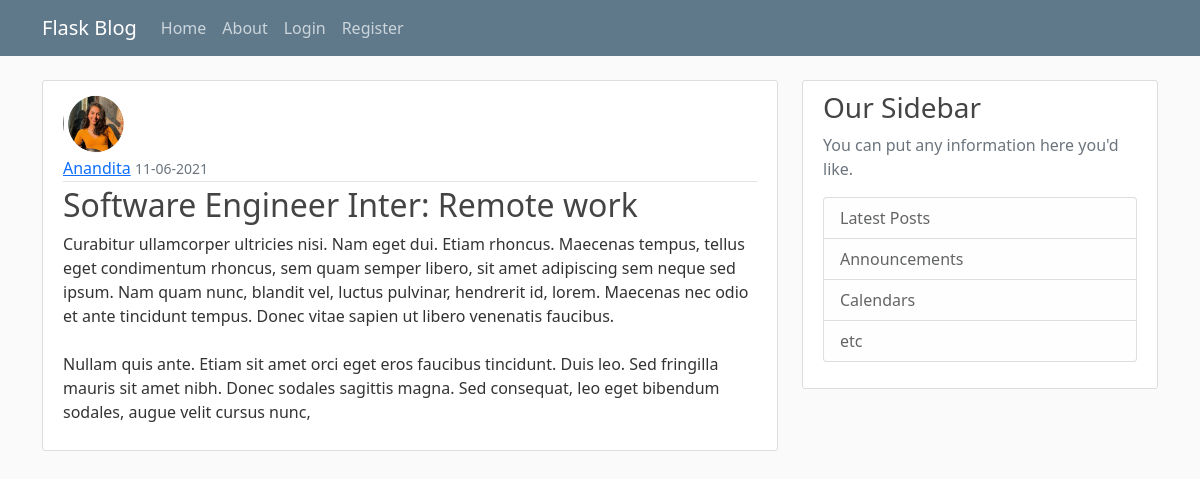
Screenshot of /post/3 with the database file from the repository.
### flaskblog/models.py (models this page shows, shortened)
class User(db.Model, UserMixin):
    id = db.Column(db.Integer, primary_key=True)
    username = db.Column(db.String(20), unique=True, nullable=False)
    email = db.Column(db.String(120), unique=True, nullable=False)
    image_file = db.Column(db.String(20), nullable=False,
                           default='default.jpg')
    password = db.Column(db.String(60), nullable=False)
    posts = db.relationship('Post', backref='author', lazy=True)

class Post(db.Model):
    id = db.Column(db.Integer, primary_key=True)
    title = db.Column(db.String(100), nullable=False)
    date_posted = db.Column(db.DateTime, nullable=False,
                            default=datetime.utcnow)
    content = db.Column(db.Text, nullable=False)
    user_id = db.Column(db.Integer, db.ForeignKey('user.id'), nullable=False)

### flaskblog/routes.py (the view)
@app.route("/post/<int:post_id>")
def post(post_id):
    post = Post.query.get_or_404(post_id)
    return render_template('post.html', title=post.title, post=post)

### flaskblog/templates/post.html (shortened to what this page needs)
{% extends "layout.html" %}
{% block content %}
    <article class="media content-section">
        <img class="rounded-circle article-img" src="{{ url_for('static', filename='profile_pics/' + post.author.image_file) }}" alt="">
        <div class="media-body">
            <div class="article-metadata">
            <a class="mr-2" href="#">{{ post.author.username }}</a>
            <small class="text-muted">{{ post.date_posted.strftime('%d-%m-%Y') }}</small>
            </div>
            <h2 class="article-title">{{ post.title }}</h2>
            <p class="article-content">{{ post.content }}</p>
        </div>
    </article>
{% endblock content %}

### flaskblog/static/main.css (style rules this page uses)
body { background: #fafafa; color: #333333; margin-top: 5rem; }
h1, h2, h3, h4, h5, h6 { color: #444444; }
.content-section { background: #ffffff; padding: 10px 20px; border: 1px solid #dddddd; border-radius: 3px; margin-bottom: 20px; }
.article-title { color: #444444; }
.article-content { white-space: pre-line; }
.article-img { height: 65px; width: 65px; margin-right: 16px; }
.article-metadata { padding-bottom: 1px; margin-bottom: 4px; border-bottom: 1px solid #e3e3e3; }

### rows the page displays
User: image_file (picture), author.username "Anandita"
Post: date_posted "11-06-2021", title "Software Engineer Inter: Remote work", content "Curabitur ullamcorper ultricies nisi. Nam eget dui. Etiam rhoncus. Maecenas tempus, tellus eget condimentum rhoncus, sem quam semper libero, sit amet adipiscing sem neque sed ipsum. Nam quam nunc, blandit vel, luctus pulvinar, hendrerit id, lorem. Maecenas nec odio et ante tincidunt tempus. Donec vitae sapien ut libero venenatis faucibus. Nullam quis ante. Etiam sit amet orci eget eros faucibus tincidunt. Duis leo. Sed fringilla mauris sit amet nibh. Donec sodales sagittis magna. Sed consequat, leo eget bibendum sodales, augue velit cursus nunc,"
